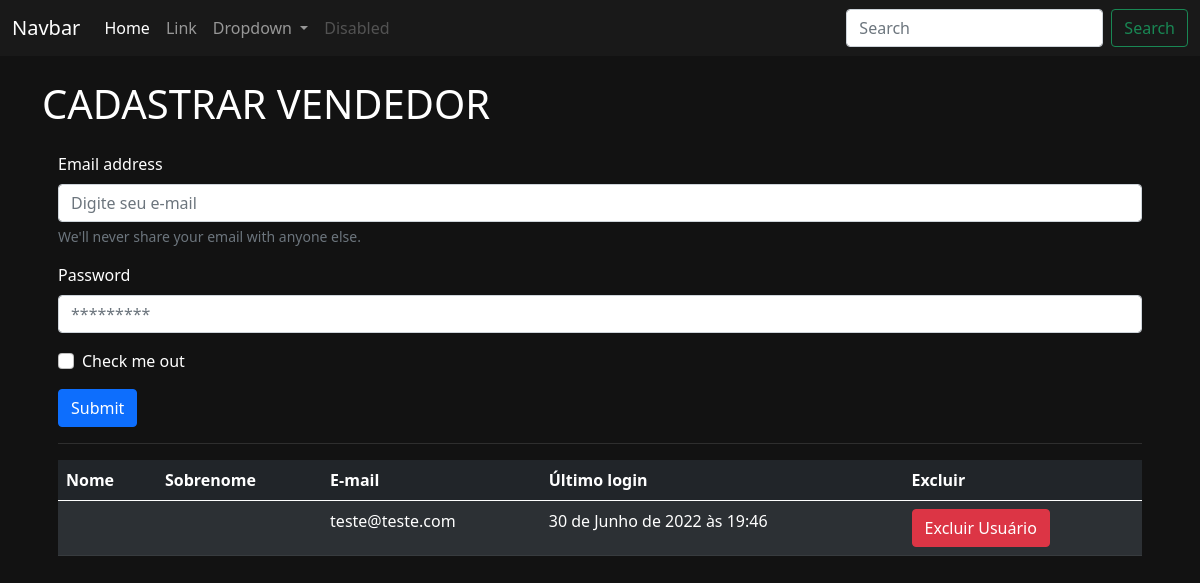
The app's page /auth/cadastrar_vendedor/, older data.
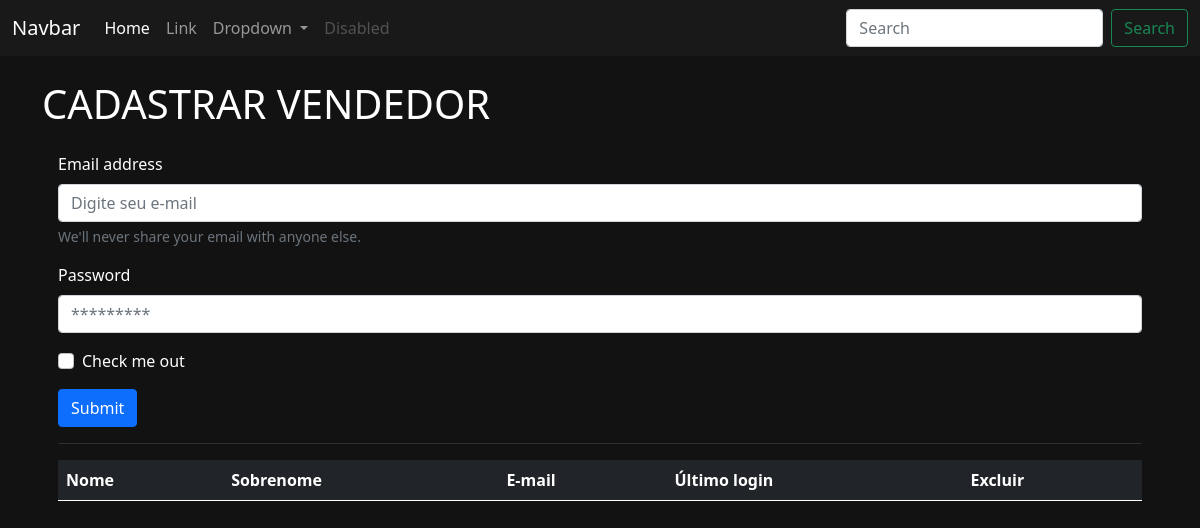
The same page, newer data.
### construct/usuarios/models.py (models this page shows)
class Users(AbstractUser):
    choices_cargo = (
        ('V','Vendedor'),
        ('G', 'Gerente')
    )
    cargo = models.CharField(max_length=1, choices=choices_cargo)

### construct/usuarios/views.py (the view)
# urls.py: path('cadastrar_vendedor/', views.cadastrar_vendedor, name='cadastrar_vendedor'),
@has_permission_decorator('cadastrar_vendedor')
def cadastrar_vendedor(request):
    if request.method == "POST":
        email = request.POST.get('email')
        password = request.POST.get('password')
        user = Users.objects.filter(email=email)
        if user.exists():
            messages.add_message(request, constants.ERROR, 'Já existe o usuário')
            return HttpResponse('Já existe o usuário')
        user = Users.objects.create_user(username=email, email=email, password=password, cargo="V")
        messages.add_message(request, constants.SUCCESS, 'Cadastro realizado com sucesso')
        return HttpResponse('Conta do usuário criada')
    else:
        vendedores = Users.objects.filter(cargo="V")
        return render(request,'cadastrar_vendedor.html', {'vendedores':vendedores})

### construct/usuarios/templates/cadastrar_vendedor.html (shortened to what this page needs)
{% extends 'base.html' %}
{% block 'body' %}
<div class="container">
    <h1 class="pt-4">CADASTRAR VENDEDOR</h1>
    <div class="my-4 px-3">
        <form action="{% url 'cadastrar_vendedor' %}" method="POST" name="">{% csrf_token %}
            <div class="mb-3">
              <label for="exampleInputEmail1" class="form-label">Email address</label>
              <input type="email" name="email"class="form-control" id="exampleInputEmail1" aria-describedby="emailHelp" placeholder="Digite seu e-mail">
              <div id="emailHelp" class="form-text">We'll never share your email with anyone else.</div>
            </div>
            <div class="mb-3">
              <label for="exampleInputPassword1" class="form-label">Password</label>
              <input type="password" name="password" class="form-control" id="exampleInputPassword1" placeholder="*********">
            </div>
            <div class="mb-3 form-check">
              <input type="checkbox" class="form-check-input" id="exampleCheck1">
              <label class="form-check-label" for="exampleCheck1">Check me out</label>
            </div>
            <button type="submit" class="btn btn-primary">Submit</button>
        </form>
        <hr class="bg-hr">
        <table class="table table-striped table-dark table-hover">
          <thead>
            <tr>
              <th scope="col">Nome</th>
              <th scope="col">Sobrenome</th>
              <th scope="col">E-mail</th>
              <th scope="col">Último login</th>
              <th scope="col">Excluir</th>
            </tr>
          </thead>
          <tbody>
            {% for vendedor in vendedores %}
            <tr>
              <td>{{vendedor.first_name}}</td>
              <td>{{vendedor.last_name}}</td>
              <td>{{vendedor.email}}</td>
              <td>
                {% if not vendedor.last_login  %}
                  ----
                {% else %}
                  {{vendedor.last_login}}
                {% endif %}
              </td>
              <td><a href="{% url 'excluir_usuario' vendedor.id %}" role="button" class="btn btn-danger">Excluir Usuário</a></td>
            </tr>
            {% endfor %}
          </tbody>
      </table>
    </div>
</div>
{% endblock %}

Row changes from the older to the newer data that the page shows:
removed Users: email "teste@teste.com", last_login "30 de Junho de 2022 às 19:46"
